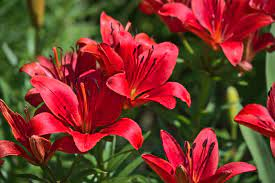
#> input picture Lab 4/Code/Images/new1.jpg, 275 x 183 px, found by its file name
$ jupyter execute 'Final Lab 1.ipynb'
#> lines starting #> are read from the running program, lines starting #| are printed output that depends on the picture
[cell 1]
# Question 1

from PIL import Image

size = (200, 200)
img = Image.open(r"new1.jpg")
#> img is the input picture: PIL image 275x183 RGB; mean R, G, B 119.9, 56.2, 42.2


# Question 2
print("Original size of the image")
print(img.size)
#| (275, 183)

r_img = img.resize(size, resample = Image.BILINEAR)
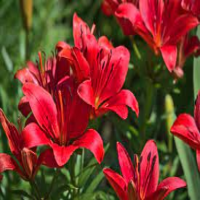
#> r_img: PIL image 200x200 RGB; mean R, G, B 119.9, 56.2, 42.2


# Question 3
r_img.save("resized.jpeg")

img = Image.open(r"resized.jpeg")
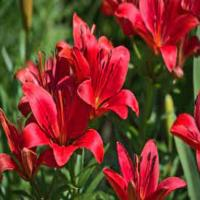
#> img: PIL image 200x200 RGB; mean R, G, B 119.8, 56.4, 42.4

print(img.size)
#| (200, 200)

[cell 2]
# Question 3
import cv2
a=cv2.imread("new1.jpg")
img_number=1
cv2.imwrite("Color_image"+str(img_number)+".jpeg",a)
#> Out = True

[cell 3]
import cv2
import glob

file_list = glob.glob('*.*')
print(file_list)

[cell 4]
import cv2
from skimage import io, img_as_float
from skimage.restoration import denoise_tv_chambolle
from matplotlib import pyplot as plt

img  = img_as_float(io.imread("new1.jpg", as_gray=True))
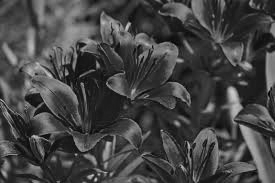
#> img: shape (183, 275) float64; min 0.0175, max 0.803, mean 0.27
plt.hist(img.flat, bins=100, range=(0,1))

denoise_img = denoise_tv_chambolle(img, weight=0.1, eps=0.0002, channel_axis=False)
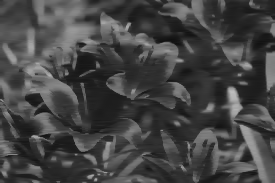
#> denoise_img: shape (183, 275) float64; min 0.0607, max 0.744, mean 0.27

plt.hist(denoise_img.flat, bins=100, range=(0,1))

cv2.imshow("Original", img)
cv2.imshow("TV Filtered", denoise_img)
cv2.waitKey(0)
cv2.destroyAllWindows()
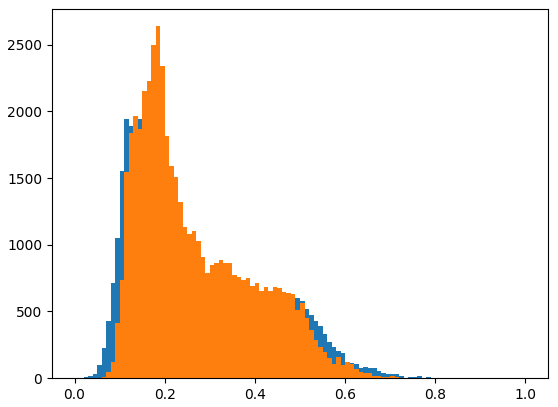
#> figure drawn by matplotlib, 1 panel; tallest bar 1989 high, from x = 0.17 to 0.18; tallest bar 2638 high, from x = 0.18 to 0.19

[cell 5]
import cv2
from skimage import io, img_as_float
from skimage.restoration import denoise_tv_chambolle
from matplotlib import pyplot as plt

img  = img_as_float(io.imread("new2.jpg", as_gray=True))
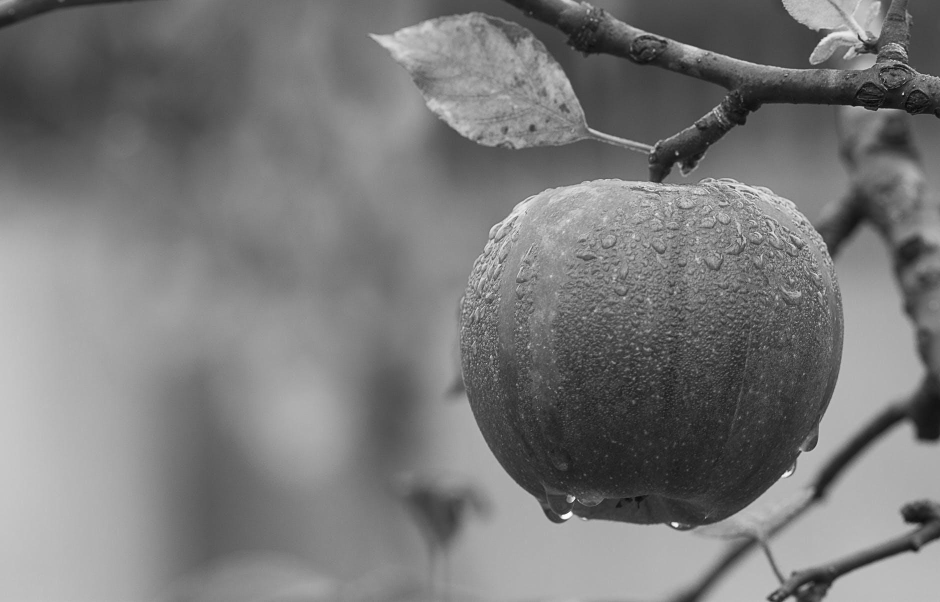
#> input picture Lab 7/Task/new2.jpg, 1880 x 1204 px, found by its file name (shown at 1/2 size)
#> img: shape (1204, 1880) float64; min 0, max 1, mean 0.475
plt.hist(img.flat, bins=100, range=(0,1))

denoise_img = denoise_tv_chambolle(img, weight=0.1, eps=0.0002, channel_axis=False)
#> denoise_img: shape (1204, 1880) float64

plt.hist(denoise_img.flat, bins=100, range=(0,1))

cv2.imshow("Original", img)
cv2.imshow("TV Filtered", denoise_img)
cv2.waitKey(0)
cv2.destroyAllWindows()
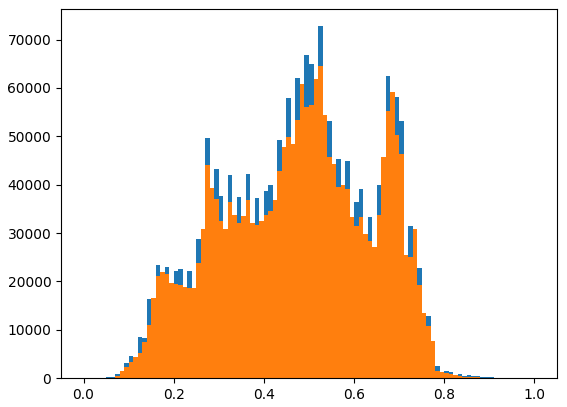
#> figure drawn by matplotlib, 1 panel; tallest bar 72770 high, from x = 0.52 to 0.53; tallest bar 64616 high, from x = 0.52 to 0.53
